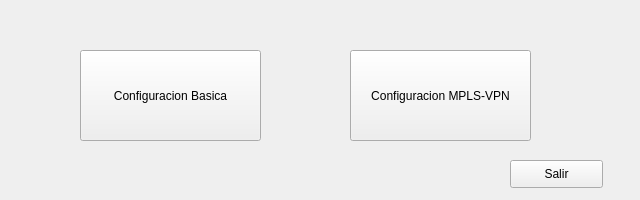
<?xml version="1.0" encoding="UTF-8"?>
<ui version="4.0">
 <class>SelectorLocal</class>
 <widget class="QWidget" name="SelectorLocal">
  <property name="geometry">
   <rect>
    <x>0</x>
    <y>0</y>
    <width>640</width>
    <height>200</height>
   </rect>
  </property>
  <property name="windowTitle">
   <string>Form</string>
  </property>
  <widget class="QPushButton" name="btn_configuracionBasica">
   <property name="geometry">
    <rect>
     <x>80</x>
     <y>50</y>
     <width>181</width>
     <height>91</height>
    </rect>
   </property>
   <property name="text">
    <string>Configuracion Basica</string>
   </property>
  </widget>
  <widget class="QPushButton" name="btn_configuracionMPLS">
   <property name="geometry">
    <rect>
     <x>350</x>
     <y>50</y>
     <width>181</width>
     <height>91</height>
    </rect>
   </property>
   <property name="text">
    <string>Configuracion MPLS-VPN</string>
   </property>
  </widget>
  <widget class="QPushButton" name="btn_salir">
   <property name="geometry">
    <rect>
     <x>510</x>
     <y>160</y>
     <width>93</width>
     <height>28</height>
    </rect>
   </property>
   <property name="text">
    <string>Salir</string>
   </property>
  </widget>
 </widget>
 <resources/>
 <connections/>
</ui>
